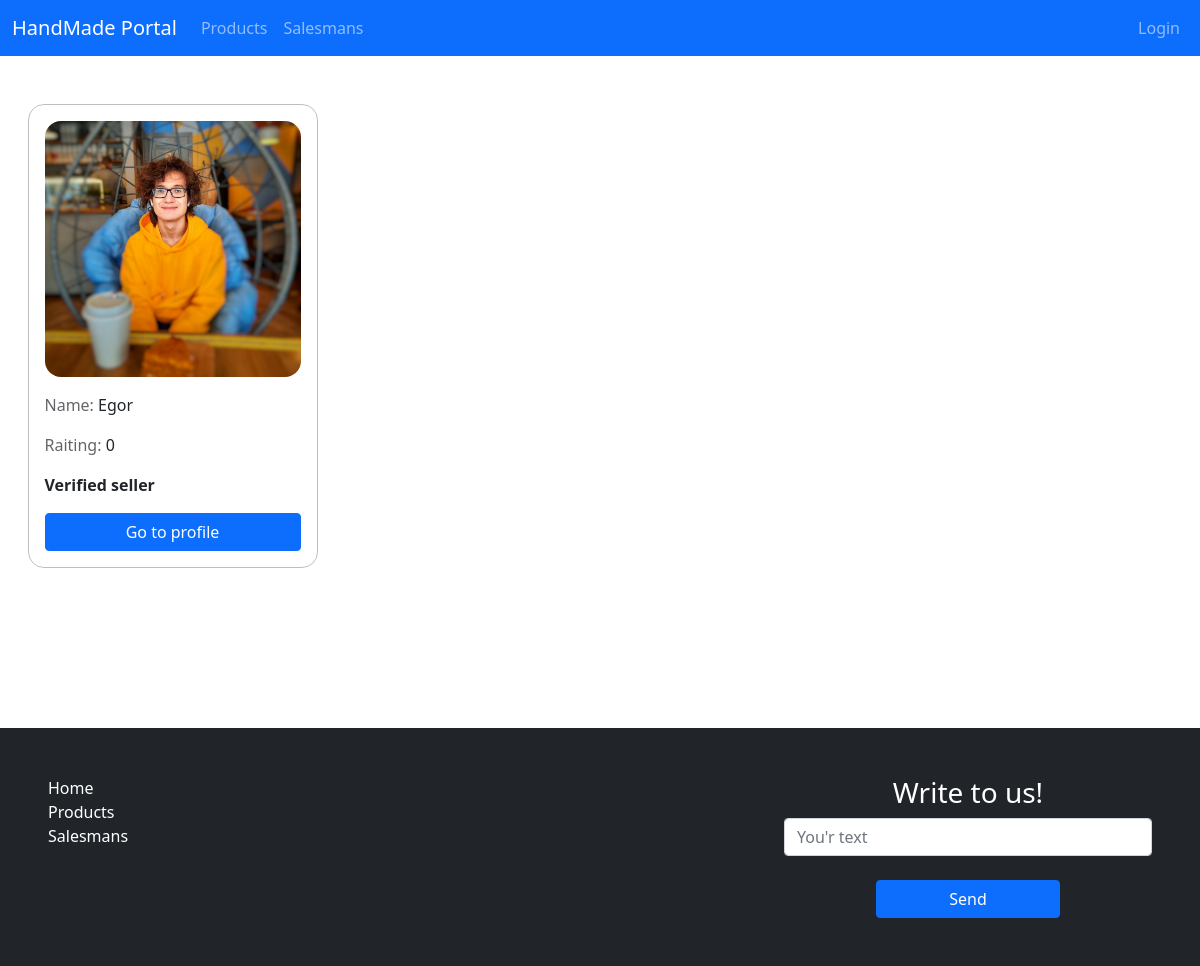
The app's page /salesmans/ with its own data.
### users/models.py (models this page shows, shortened)
class Profile(models.Model):
    user = models.OneToOneField(User, verbose_name='User', on_delete=models.CASCADE)
    user_image = models.ImageField("User avatar", blank=True)
    name = models.CharField(max_length=255, verbose_name='Name')
    status = models.CharField(max_length=255, verbose_name="Status", default="", blank=True)
    raiting = models.PositiveIntegerField(verbose_name="Rainting", default=0)
    is_salesman = models.BooleanField(default=False, verbose_name='Is Salesman')
    verification = models.BooleanField(default=False, verbose_name='Verification')
    shop_background = models.CharField(max_length=255, verbose_name="Shop background", default="#FFFFFF")
    class Meta:
        verbose_name = 'Profile'
        verbose_name_plural = 'Profiles'

### main/views.py (the view)
# urls.py: path('salesmans/', salesmans, name='salesmans'),
def salesmans(request):
    users = Profile.objects.filter(is_salesman=True)
    data = {
        'salesmans': users
    }
    return render(request, 'main/salesmans.html', data)

### main/templates/main/salesmans.html (shortened to what this page needs)
{% extends 'main/base.html' %}
{% block content %}
<div class="row">
	{% for i in salesmans %}
	<div class="col-3 d-flex justify-content-center">
		<div class="d-flex flex-column card-salesman">
			<img src="{{ i.user_image.url }}" alt="" style="width: 256px; height: 256px; border-radius: 1rem; object-fit: cover;" class="mb-3">
			<p><span style="opacity: .7;">Name: </span>{{ i.user }}</p>
			<p><span style="opacity: .7;">Raiting: </span>{{ i.raiting }}</p>
			{% if i.verification %}
			<p><b>Verified seller</b></p>
			{% endif %}
			<a href="{% url 'profile' i.user.pk %}" class="btn btn-primary">Go to profile</a>
		</div>
	</div>
	{% endfor %}
</div>
{% endblock %}

### main/static/css/style.css (style rules this page uses)
html, body { height: 100%; font-size: 16px !important; }
a { width: auto !important; text-decoration: none !important; }
.btn { min-width: 125px; }
.card-salesman { border: 1px solid rgba(0, 0, 0, 0.25); border-radius: 1rem; padding: 1rem; }

### records on screen
Profile: user_image (picture), user "Egor", raiting "0", verification "Verified seller"
